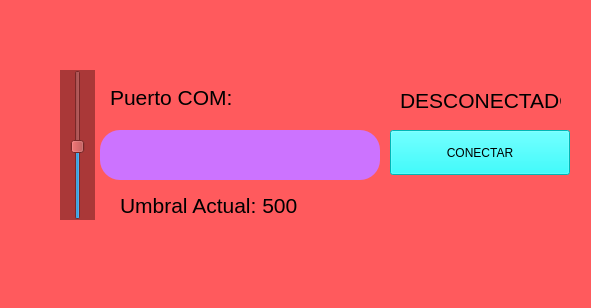
<?xml version="1.0" encoding="UTF-8"?>
<ui version="4.0">
 <class>MainWindow</class>
 <widget class="QMainWindow" name="MainWindow">
  <property name="geometry">
   <rect>
    <x>0</x>
    <y>0</y>
    <width>591</width>
    <height>308</height>
   </rect>
  </property>
  <property name="windowTitle">
   <string>Departamental</string>
  </property>
  <property name="styleSheet">
   <string notr="true">background-color: rgb(255, 170, 127);
background-color: rgb(255, 90, 93);</string>
  </property>
  <widget class="QWidget" name="centralwidget">
   <widget class="QLabel" name="label_4">
    <property name="geometry">
     <rect>
      <x>110</x>
      <y>80</y>
      <width>201</width>
      <height>35</height>
     </rect>
    </property>
    <property name="font">
     <font>
      <family>MS Shell Dlg 2</family>
      <pointsize>16</pointsize>
      <weight>9</weight>
      <italic>false</italic>
      <bold>false</bold>
     </font>
    </property>
    <property name="styleSheet">
     <string notr="true">
font: 75 16pt &quot;MS Shell Dlg 2&quot;;</string>
    </property>
    <property name="text">
     <string>Puerto COM:</string>
    </property>
   </widget>
   <widget class="QLineEdit" name="txt_com">
    <property name="geometry">
     <rect>
      <x>100</x>
      <y>130</y>
      <width>280</width>
      <height>50</height>
     </rect>
    </property>
    <property name="font">
     <font>
      <family>MS Shell Dlg 2</family>
      <pointsize>16</pointsize>
      <weight>9</weight>
      <italic>false</italic>
      <bold>false</bold>
     </font>
    </property>
    <property name="styleSheet">
     <string notr="true">background-color: rgb(255, 255, 255);
background-color: rgb(204, 115, 255);
font: 75 16pt &quot;MS Shell Dlg 2&quot;;
border-radius:20px;</string>
    </property>
   </widget>
   <widget class="QPushButton" name="btn_accion">
    <property name="geometry">
     <rect>
      <x>390</x>
      <y>130</y>
      <width>180</width>
      <height>45</height>
     </rect>
    </property>
    <property name="styleSheet">
     <string notr="true">background-color: rgb(255, 255, 255);
background-color: rgb(0, 255, 255);
font: 75 16pt &quot;MS Shell Dlg 2&quot;;</string>
    </property>
    <property name="text">
     <string>CONECTAR</string>
    </property>
   </widget>
   <widget class="QLabel" name="txt_estado">
    <property name="geometry">
     <rect>
      <x>400</x>
      <y>90</y>
      <width>161</width>
      <height>20</height>
     </rect>
    </property>
    <property name="font">
     <font>
      <family>MS Shell Dlg 2</family>
      <pointsize>16</pointsize>
      <weight>9</weight>
      <italic>false</italic>
      <bold>false</bold>
     </font>
    </property>
    <property name="styleSheet">
     <string notr="true">font: 75 16pt &quot;MS Shell Dlg 2&quot;;</string>
    </property>
    <property name="text">
     <string>DESCONECTADO</string>
    </property>
   </widget>
   <widget class="QSlider" name="slider_umbral">
    <property name="geometry">
     <rect>
      <x>60</x>
      <y>70</y>
      <width>35</width>
      <height>150</height>
     </rect>
    </property>
    <property name="styleSheet">
     <string notr="true">background-color: rgb(170, 56, 56);</string>
    </property>
    <property name="minimum">
     <number>0</number>
    </property>
    <property name="maximum">
     <number>1023</number>
    </property>
    <property name="value">
     <number>500</number>
    </property>
    <property name="orientation">
     <enum>Qt::Vertical</enum>
    </property>
   </widget>
   <widget class="QLabel" name="lbl_umbral">
    <property name="geometry">
     <rect>
      <x>120</x>
      <y>190</y>
      <width>321</width>
      <height>30</height>
     </rect>
    </property>
    <property name="font">
     <font>
      <family>MS Shell Dlg 2</family>
      <pointsize>16</pointsize>
      <weight>9</weight>
      <italic>false</italic>
      <bold>false</bold>
     </font>
    </property>
    <property name="styleSheet">
     <string notr="true">font: 75 16pt &quot;MS Shell Dlg 2&quot;;</string>
    </property>
    <property name="text">
     <string>Umbral Actual: 500</string>
    </property>
   </widget>
  </widget>
  <widget class="QMenuBar" name="menubar">
   <property name="geometry">
    <rect>
     <x>0</x>
     <y>0</y>
     <width>591</width>
     <height>21</height>
    </rect>
   </property>
  </widget>
  <widget class="QStatusBar" name="statusbar"/>
 </widget>
 <resources/>
 <connections/>
</ui>
